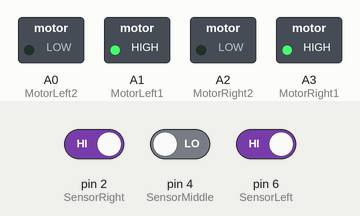
Recording of a sketch running on a simulated Arduino Uno, built with avr-gcc and run on an emulated ATmega328P. On the bench: switched loads named in the sketch (green lamp = pin HIGH). Inputs (shaded band) come from the test bench; at power-on: pin 2 (SensorRight) HIGH, pin 4 (SensorMiddle) LOW, pin 6 (SensorLeft) HIGH.

Above: at 1.2 s.
1.3 s: pin 2 (SensorRight) driven LOW
At 2.0 s:
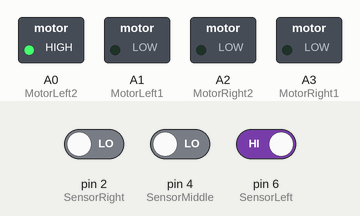
2.8 s: pin 2 (SensorRight) driven HIGH
At 3.1 s:
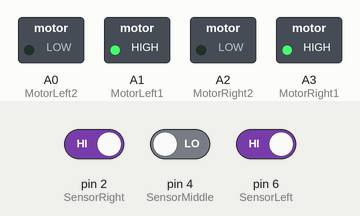
4.3 s: pin 4 (SensorMiddle) driven HIGH
At 5.5 s:
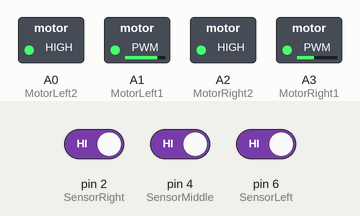
5.8 s: pin 6 (SensorLeft) driven LOW
At 6.4 s:
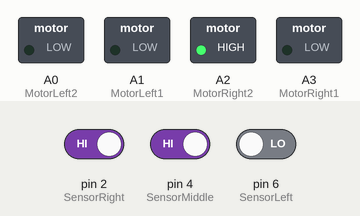
7.3 s: pin 6 (SensorLeft) driven HIGH
At 8.0 s:
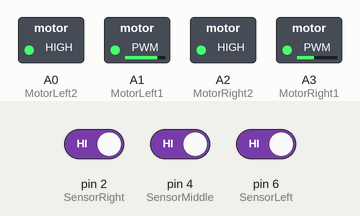
8.8 s: pin 4 (SensorMiddle) driven LOW
At 9.9 s:
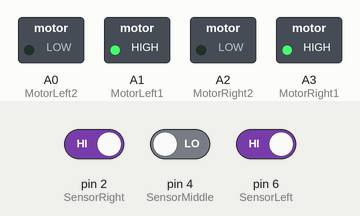
Timing chart, 0 to 11.3 s (numbered marks = the images above; inputs shaded):
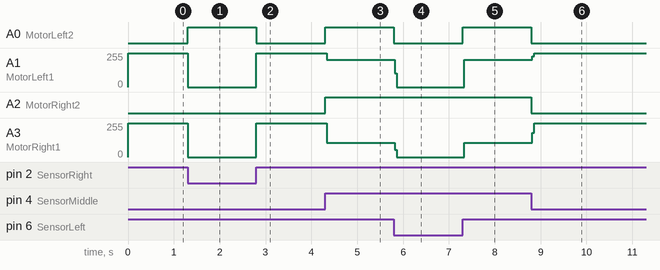

Measured:
- after the input at 1.3 s, A0 (MotorLeft2): LOW → HIGH at once; A1 (MotorLeft1), A3 (MotorRight1): 255/255 → 0/255 at once
- after the input at 2.8 s, A0 (MotorLeft2): HIGH → LOW at once; A1 (MotorLeft1), A3 (MotorRight1): 0/255 → 255/255 at once
- after the input at 4.3 s, A0 (MotorLeft2), A2 (MotorRight2): LOW → HIGH at once; A1 (MotorLeft1): 255/255 → 206/255 at once; A3 (MotorRight1): 255/255 → 107/255 at once
- after the input at 5.8 s, A0 (MotorLeft2): HIGH → LOW at once; A1 (MotorLeft1): 206/255 → 0/255 at once; A3 (MotorRight1): 107/255 → 0/255 at once
- after the input at 7.3 s, A0 (MotorLeft2): LOW → HIGH at once; A1 (MotorLeft1): 0/255 → 206/255 at once; A3 (MotorRight1): 0/255 → 108/255 at once
- after the input at 8.8 s, A0 (MotorLeft2), A2 (MotorRight2): HIGH → LOW at once; A1 (MotorLeft1): 206/255 → 255/255 at once; A3 (MotorRight1): 108/255 → 255/255 at once

The sketch:

Line_tracking_car.ino
```cpp
//IR Seguimiento de linea, codigo de arduino：
int MotorRight1=A3; //1er. Motor derecho conectado en A3
int MotorRight2=A2; //2do. Motor derecho conectado en A2
int MotorLeft1=A1; //1er. Motor izquierdo conectado en A1
int MotorLeft2=A0; //2do. Motor izquierdo cococtado en A0

const int SensorLeft = 6;      //Pin de entrada de datos del sensor Izquierdo (Pin 6)
const int SensorMiddle= 4;    //Pin de entrada de datos del sensor Central (Pin 4)
const int SensorRight = 2;     //Pin de entrada de datos del sensor Derecho (Pin 2)
int SL;    //Estado del sensor Izquierdo
int SM;    //Estado del sensor Central
int SR;    //Estado del sensor Derecho

void setup()
{
  Serial.begin(9600);
  pinMode(MotorRight1, OUTPUT); //salida de voltaje, 1er. Motor Derecho
  pinMode(MotorRight2, OUTPUT); //salida de voltaje, 2do. Motor Derecho
  pinMode(MotorLeft1,  OUTPUT); //salida de voltaje, 1er. Motor Izquierdo
  pinMode(MotorLeft2,  OUTPUT); //salida de voltaje, 2do. Motor Izquierdo
  pinMode(SensorLeft, INPUT); //Definir el sensor Izquierdo
  pinMode(SensorMiddle, INPUT);//Definir el sensor Central
  pinMode(SensorRight, INPUT); //Definir el sensor Derecho
}

void loop()
 {
 SL = digitalRead(SensorLeft); //
 SM = digitalRead(SensorMiddle);
 SR = digitalRead(SensorRight);

       if (SM == HIGH)//Sensor central en el área negra
       {
          if (SL == LOW & SR == HIGH) // Izquierda negra y derecha blanca, gire a la izquierda
          {
             digitalWrite(MotorRight1,LOW);
             digitalWrite(MotorRight2,HIGH);
             analogWrite(MotorLeft1,0);
             analogWrite(MotorLeft2,80);
          }
          else if (SR == LOW & SL == HIGH) //Izquierda blanca derecha negra, gire a la derecha
          {
             analogWrite(MotorRight1,0);//turn right
             analogWrite(MotorRight2,80);
             digitalWrite(MotorLeft1,LOW);
             digitalWrite(MotorLeft2,HIGH);
          }
         else  // Ambos lados son blancos, avance
          {
             digitalWrite(MotorRight1,LOW);
             digitalWrite(MotorRight2,HIGH);
             digitalWrite(MotorLeft1,LOW);
             digitalWrite(MotorLeft2,HIGH);
             analogWrite(MotorLeft1,200);
             analogWrite(MotorLeft2,200);
             analogWrite(MotorRight1,200);
             analogWrite(MotorRight2,200);
         }
       }
       else // Sensor central en área blanca
      {
         if (SL == LOW & SR == HIGH)// Izquierda negra derecha blanca, rápida gire a la izquierda
        {
            digitalWrite(MotorRight1,LOW);
            digitalWrite(MotorRight2,HIGH);
            digitalWrite(MotorLeft1,LOW);
            digitalWrite(MotorLeft2,LOW);
        }
         else if (SR == LOW & SL == HIGH) // Izquierda blanca derecha negra, giro rápido a la derecha
        {
           digitalWrite(MotorRight1,LOW);
           digitalWrite(MotorRight2,LOW);
           digitalWrite(MotorLeft1,LOW);
           digitalWrite(MotorLeft2,HIGH);
        }
         else //Todo blanco, parada
        {
        digitalWrite(MotorRight1,HIGH);
        digitalWrite(MotorRight2,LOW);
        digitalWrite(MotorLeft1,HIGH);
        digitalWrite(MotorLeft2,LOW);;
        }}}
```
